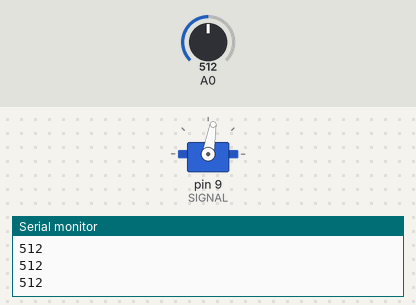
Recording of a sketch running on a simulated Arduino Uno, built with avr-gcc and run on an emulated ATmega328P. On the bench: servo, the last lines printed to the serial monitor. The test bench sets the inputs (shaded band); at power-on: A0 = 512.

Above: at 1.2 s.
1.3 s: A0 set to 306
At 2.5 s:
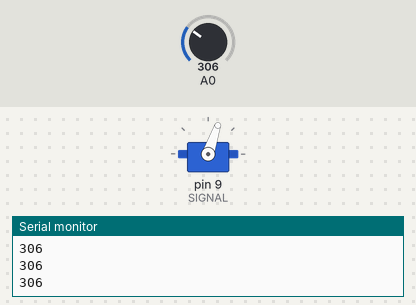
2.8 s: A0 set to 1023
At 4.1 s:
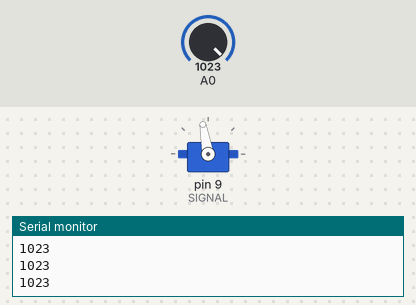
Timing chart, 0 to 5.8 s (numbered marks = the images above; inputs shaded):
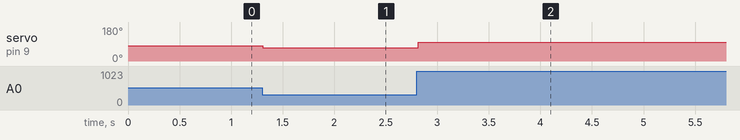

The sketch:

control_dial.ino
```cpp
// Curriculum manuscript. Target: Arduino Uno R3, 5 V logic only.
// NOT Arduino-core-compiled, uploaded or physically bench-tested.
// Servo uses adult-prepared external regulated 5 V and common GND.
// Keep external positive separate from Uno 5 V. Isolate BOTH sources before changes.
#include <Servo.h>
Servo arm;
const byte SIGNAL=9;
const int LOW_TARGET=60,HIGH_TARGET=100; // Adult bench-verifies actual safe range.
void servoStart(){arm.attach(SIGNAL);arm.write(LOW_TARGET);}
void setup(){servoStart();Serial.begin(9600);}
void loop(){
  const int reading=analogRead(A0);
  const int target=(int)map(reading,0,1023,LOW_TARGET,HIGH_TARGET);
  arm.write(target);Serial.println(reading);delay(20);
}
```

Measured:
- after the input at 1.3 s, servo on pin 9 (SIGNAL): 80° → 71° at once
- after the input at 2.8 s, servo on pin 9 (SIGNAL): 71° → 100° at once
